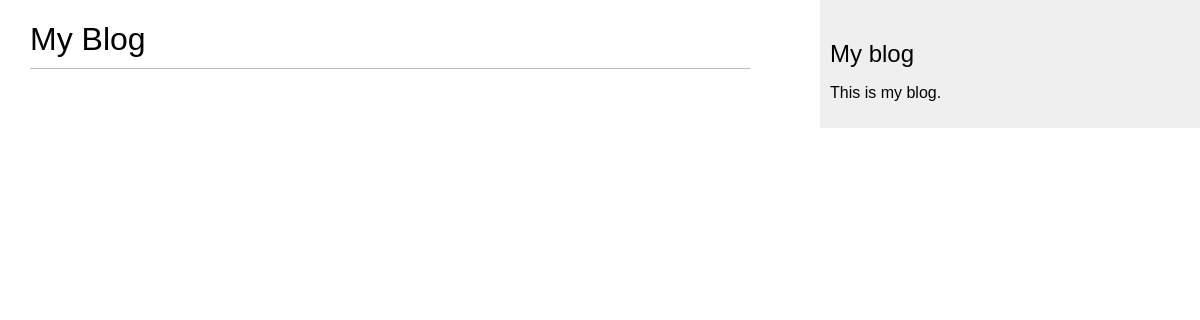
/blog/, run on an earlier commit of the app's database.
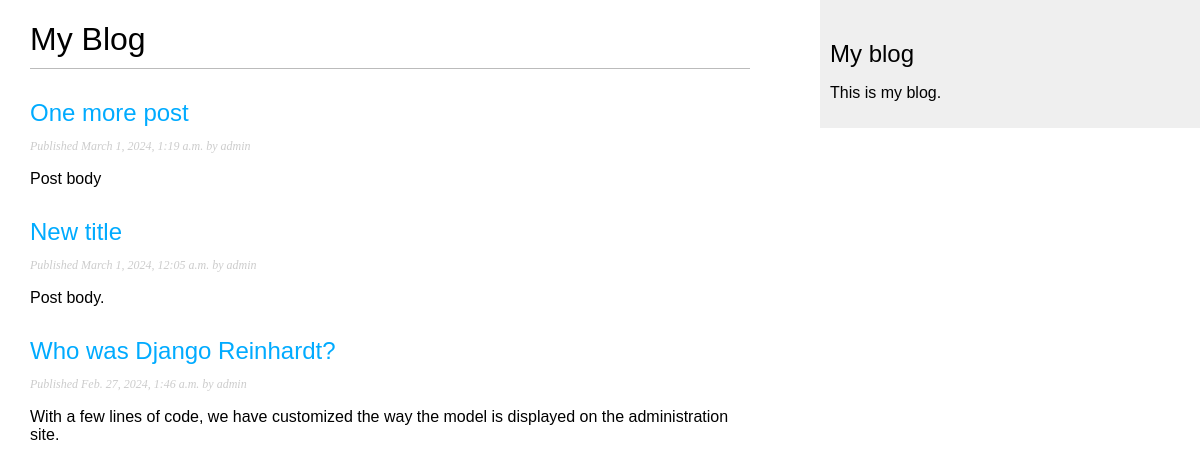
And on a later commit of the database.
### blog/models.py (models this page shows, shortened)
class Post(models.Model):
    class Status(models.TextChoices):
        DRAFT = 'DF', 'Draft'
        PUBLISHED = 'PB', 'Published'
    title = models.CharField(max_length=250)
    slug = models.SlugField(max_length=250)
    author = models.ForeignKey(User,
                               on_delete=models.CASCADE,
                               related_name='blog_posts')
    body = models.TextField()
    publish = models.DateTimeField(default=timezone.now)
    created = models.DateTimeField(auto_now_add=True)
    updated = models.DateTimeField(auto_now=True)
    status = models.CharField(max_length=2,
                              choices=Status.choices,
                              default=Status.DRAFT)
    objects = models.Manager() # The default manager.
    published = PublishedManager() # Our custom manager.
    class Meta:
        ordering = ['-publish']
        indexes = [
            models.Index(fields=['-publish'])
        ]

### blog/views.py (the view)
# urls.py: path('', views.post_list, name='post_list'),
def post_list(request):
    posts = Post.published.all()
    return render(request,
                  'blog/post/list.html',
                  {'posts': posts})

### blog/models.py (called while the page is built)
    def get_queryset(self):
        return super().get_queryset().filter(status=Post.Status.PUBLISHED)

### blog/templates/blog/post/list.html (shortened to what this page needs)
{% extends "blog/base.html" %}
{% block content %}
  <h1>My Blog</h1>
  {% for post in posts %}
    <h2>
        <a href="{% url 'blog:post_detail' post.id %}">
            {{ post.title }}
        </a>
    </h2>
    <p class="date">
        Published {{ post.publish }} by {{ post.author }}
    </p>
    {{ post.body|truncatewords:30|linebreaks }}
  {% endfor %}
{% endblock %}

### blog/templates/blog/base.html (shortened to what this page needs)
{% load static %}
<!DOCTYPE html>
<html lang="en">
<head>
     <link href="{% static "css/blog.css" %}" rel="stylesheet">
</head>
<body>
    <div id="content">
        {% block content %}
        {% endblock %}
    </div>
    <div id="sidebar">
        <h2>My blog</h2>
        <p>This is my blog.</p>
    </div>
</body>
</html>

### blog/static/css/blog.css (style rules this page uses)
body { margin:0; padding:0; font-family:helvetica, sans-serif; }
a { color:#00abff; text-decoration:none; }
h1 { font-weight:normal; border-bottom:1px solid #bbb; padding:0 0 10px 0; }
h2 { font-weight:normal; margin:30px 0 0; }
#content { float:left; width:60%; padding:0 0 0 30px; }
#sidebar { float:right; width:30%; padding:10px; background:#efefef; height:100%; }
p.date { color:#ccc; font-family: georgia, serif; font-size: 12px; font-style: italic; }

What changed in the data, as far as the page shows it:
added Post: title "One more post", publish "March 1, 2024, 1:19 a.m.", author "admin", body "Post body"
added Post: title "New title", publish "March 1, 2024, 12:05 a.m.", author "admin", body "Post body."
now on this page (row edited): Post: title "Who was Django Reinhardt?", publish "Feb. 27, 2024, 1:46 a.m.", author "admin", body "With a few lines of code, we have customized the way the model is displayed on the administration site."
